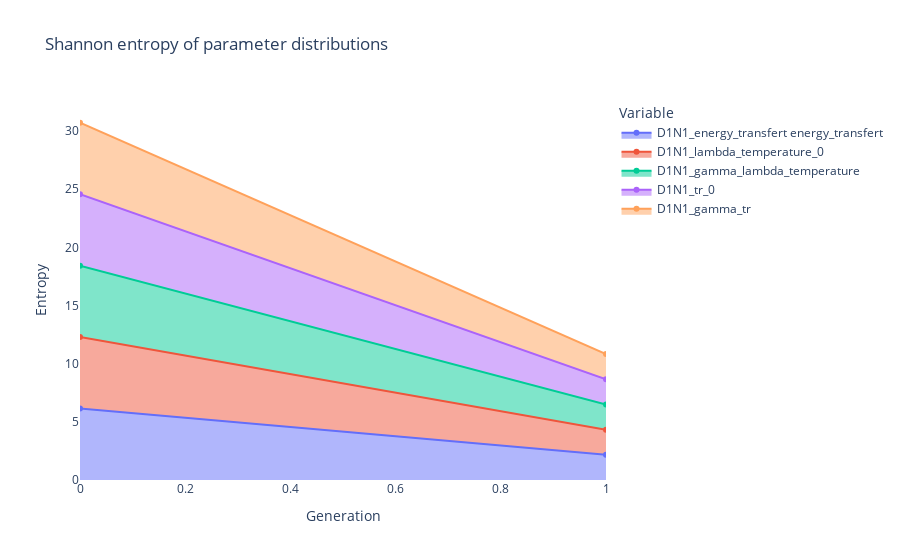

This figure's notebook cell:
### Code cell
viewer.shannon_entropy(bins=100_000)

### Figure 1 — Plotly figure (JSON) as saved in the notebook; plotly's stock layout.template omitted (floating-point values rounded to 4 significant figures)
{"data": [{"fillpattern": {"shape": ""}, "hovertemplate": "Variable=D1N1_energy_transfert energy_transfert<br>Generation=%{x}<br>Entropy=%{y}<extra></extra>", "legendgroup": "D1N1_energy_transfert energy_transfert", "line": {"color": "#636efa"}, "marker": {"symbol": "circle"}, "mode": "lines+markers", "name": "D1N1_energy_transfert energy_transfert", "orientation": "v", "showlegend": true, "stackgroup": "1", "type": "scatter", "x": [0, 1], "xaxis": "x", "y": [6.139, 2.164], "yaxis": "y"}, {"fillpattern": {"shape": ""}, "hovertemplate": "Variable=D1N1_lambda_temperature_0<br>Generation=%{x}<br>Entropy=%{y}<extra></extra>", "legendgroup": "D1N1_lambda_temperature_0", "line": {"color": "#EF553B"}, "marker": {"symbol": "circle"}, "mode": "lines+markers", "name": "D1N1_lambda_temperature_0", "orientation": "v", "showlegend": true, "stackgroup": "1", "type": "scatter", "x": [0, 1], "xaxis": "x", "y": [6.143, 2.164], "yaxis": "y"}, {"fillpattern": {"shape": ""}, "hovertemplate": "Variable=D1N1_gamma_lambda_temperature<br>Generation=%{x}<br>Entropy=%{y}<extra></extra>", "legendgroup": "D1N1_gamma_lambda_temperature", "line": {"color": "#00cc96"}, "marker": {"symbol": "circle"}, "mode": "lines+markers", "name": "D1N1_gamma_lambda_temperature", "orientation": "v", "showlegend": true, "stackgroup": "1", "type": "scatter", "x": [0, 1], "xaxis": "x", "y": [6.141, 2.164], "yaxis": "y"}, {"fillpattern": {"shape": ""}, "hovertemplate": "Variable=D1N1_tr_0<br>Generation=%{x}<br>Entropy=%{y}<extra></extra>", "legendgroup": "D1N1_tr_0", "line": {"color": "#ab63fa"}, "marker": {"symbol": "circle"}, "mode": "lines+markers", "name": "D1N1_tr_0", "orientation": "v", "showlegend": true, "stackgroup": "1", "type": "scatter", "x": [0, 1], "xaxis": "x", "y": [6.141, 2.164], "yaxis": "y"}, {"fillpattern": {"shape": ""}, "hovertemplate": "Variable=D1N1_gamma_tr<br>Generation=%{x}<br>Entropy=%{y}<extra></extra>", "legendgroup": "D1N1_gamma_tr", "line": {"color": "#FFA15A"}, "marker": {"symbol": "circle"}, "mode": "lines+markers", "name": "D1N1_gamma_tr", "orientation": "v", "showlegend": true, "stackgroup": "1", "type": "scatter", "x": [0, 1], "xaxis": "x", "y": [6.141, 2.164], "yaxis": "y"}], "layout": {"legend": {"title": {"text": "Variable"}, "tracegroupgap": 0}, "plot_bgcolor": "rgba(0, 0, 0, 0)", "title": {"text": "Shannon entropy of parameter distributions"}, "xaxis": {"anchor": "y", "domain": [0, 1], "showgrid": false, "title": {"text": "Generation"}}, "yaxis": {"anchor": "x", "domain": [0, 1], "showgrid": false, "title": {"text": "Entropy"}}}}
